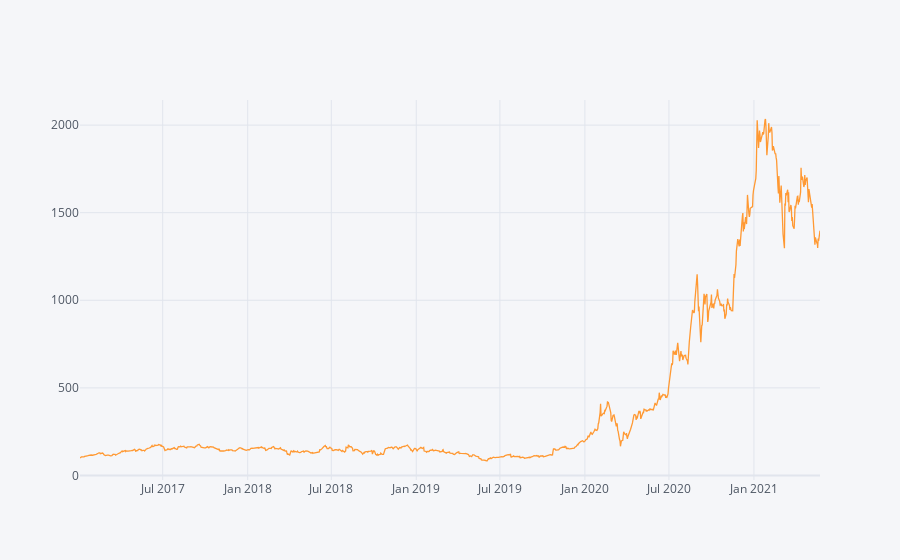

Notebook code for this chart:
### Code cell
df.normalize().iplot(kind='lines')

### Figure 1 — Plotly figure (JSON) as saved in the notebook; plotly's stock layout.template omitted (floating-point values rounded to 4 significant figures; data arrays with more than 128 entries replaced by an {"elided": "..."} marker saying what was removed)
{"data": [{"line": {"color": "rgba(255, 153, 51, 1.0)", "dash": "solid", "shape": "linear", "width": 1.3}, "mode": "lines", "name": "TSLA", "text": "", "type": "scatter", "x": {"elided": "1105 str values"}, "y": {"elided": "1105 float values"}}], "layout": {"legend": {"bgcolor": "#F5F6F9", "font": {"color": "#4D5663"}}, "paper_bgcolor": "#F5F6F9", "plot_bgcolor": "#F5F6F9", "title": {"font": {"color": "#4D5663"}}, "xaxis": {"gridcolor": "#E1E5ED", "showgrid": true, "tickfont": {"color": "#4D5663"}, "title": {"font": {"color": "#4D5663"}, "text": ""}, "zerolinecolor": "#E1E5ED"}, "yaxis": {"gridcolor": "#E1E5ED", "showgrid": true, "tickfont": {"color": "#4D5663"}, "title": {"font": {"color": "#4D5663"}, "text": ""}, "zerolinecolor": "#E1E5ED"}}}
